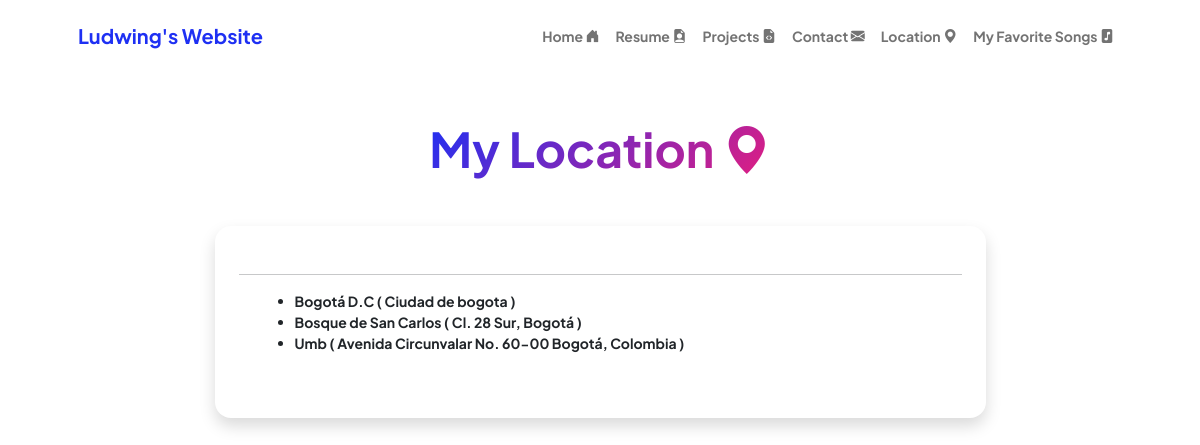
Page /locations/ on the committed database.
### apps/locations/models.py (models this page shows, shortened)
class sites(models.Model):
  name = models.CharField(max_length=250, verbose_name='Sites Name')
  address = models.CharField(max_length=250, verbose_name='Address')
  lat = models.FloatField(verbose_name='Latitude')
  long = models.FloatField(verbose_name='Length')
  class Meta:
    verbose_name = 'Site'
    verbose_name_plural = 'Sites'
    ordering = ['name']

### apps/locations/views.py (the view)
# urls.py: path("locations/", views.location, name="location"),
def location(request):
  locations = sites.objects.all()
  initialMap = folium.Map(location=[4.705775,-74.065426], zoom_start=11)
  latitudes = [location.lat for location in locations]
  longitudes = [location.long for location in locations]
  popups = [location.name for location in locations]
  FastMarkerCluster(data=list(zip(latitudes, longitudes, popups))).add_to(initialMap)
  context = {'map':initialMap._repr_html_(), 'locations':locations}
  return render(request, 'pages/locations.html', context)

### apps/locations/templates/pages/locations.html (shortened to what this page needs)
{% extends "layouts/base.html" %}
{% load static %}
{% block content %}
<div class="container px-5 my-5">
    <div class="text-center mb-5">
        <h1 class="display-5 fw-bolder mb-0"><span class="text-gradient d-inline">My Location  <i class="bi bi-geo-alt-fill"></i></span></h1>
    </div>
    <div class="row gx-5 justify-content-center">
        <div class="col-lg-11 col-xl-9 col-xxl-8">
            <section>
                <div class="card shadow border-0 rounded-4 mb-5">
                    <div class="card-body p-5">
                        <div class="row align-items-center gx-5">
                                <hr>
<div class="small fw-bolder">
                                    <ul>
                                        {% for loc in locations %}
                                        <li>{{ loc.name }} ( {{ loc.address }} )</li>
                                        {% endfor %}
                                    </ul>
</div>
                        </div>
                    </div>
                </div>
            </section>
        </div>
    </div>
</div>
{% endblock %}

### rows in the picture
sites: name "Bogotá D.C", address "Ciudad de bogota"
sites: name "Bosque de San Carlos", address "Cl. 28 Sur, Bogotá"
sites: name "Umb", address "Avenida Circunvalar No. 60-00 Bogotá, Colombia"
